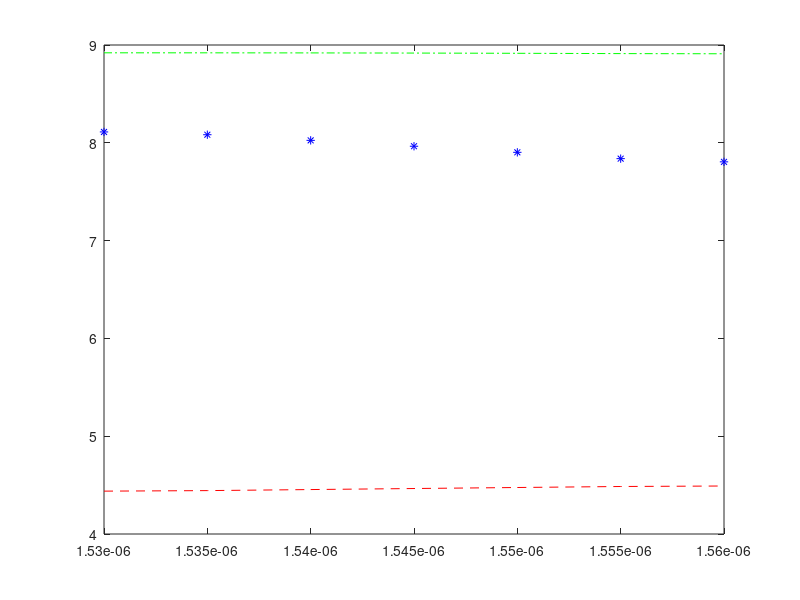

This figure's MATLAB source:
clear all
clc
c_light=3e8;

neff01=[   1.455647207869456   1.455580094917766   1.455512869159531   1.455445529406786   1.455378074489678   1.455310503251355  1.455242814553594];
neff02=[   1.449805481118129   1.449711325548641   1.449617112582277  1.449522842982530   1.449428517560805   1.449334137178462  1.449239702746485];
neff11=[  1.453443783743546   1.453365118738167   1.453286330379795  1.453207417654514   1.453128379565323   1.453049215131801   1.452969923388575];
   
neff21=[ 1.450641373745368   1.450549156603567   1.450456827042651 1.450364384628057   1.450271828950490   1.450179159620803 1.450086376273249];
neff31=[   1.447418332976268   1.447314912911407   1.447211584336113   1.447108362612247   1.447005266554202   1.446902320453923 1.446799559541558];
 
wav=[1530 1535 1540 1545 1550 1555 1560]*1e-9;
wl_calc=1530e-9;
wl=1;
factor1=(neff11-neff01);
factor2=(gradient(neff11,wav)-gradient(neff01,wav));
DMD_11_01=1e+12.*((1/c_light).*factor1-(wav./c_light).*factor2)

factor1=(neff02-neff01);
factor2=(gradient(neff02,wav)-gradient(neff01,wav));
DMD_02_01=1e+12.*((1/c_light).*factor1-(wav./c_light).*factor2)

factor1=(neff21-neff01);
factor2=(gradient(neff21,wav)-gradient(neff01,wav));
DMD_21_01=1e+12.*((1/c_light).*factor1-(wav./c_light).*factor2)

plot(wav,DMD_11_01,'r--')
hold on
plot(wav,DMD_02_01,'b*')
hold on
plot(wav,DMD_21_01,'g-.')

% DMD_11_01 =[4.4383    4.4437    4.4545    4.4650    4.4755    4.4858    4.4909];
% 
% DMD_02_01 = [8.1110    8.0827    8.0249    7.9649    7.9026    7.8381  7.8052];
% 
% DMD_21_01 = [8.9202    8.9200    8.9192    8.9176    8.9153    8.9121  8.9103];


